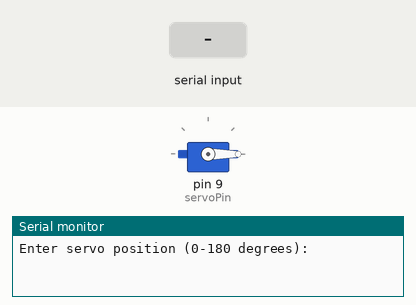
The sketch below on a simulated Arduino Uno, built with avr-gcc and run on an emulated ATmega328P. Parts: servo, the last lines printed to the serial monitor. The inputs (shaded band) are chosen by the test bench.

Above: at 2.2 s.
2.3 s: "90,45\n" received over Serial
At 3.5 s:
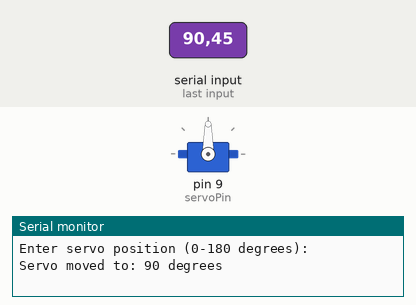
3.8 s: "30,150\n" received over Serial
At 4.8 s:
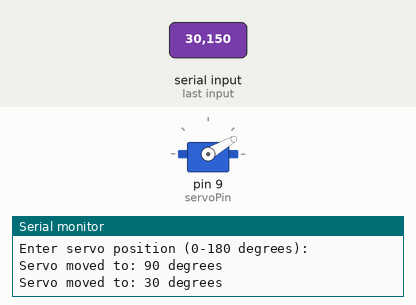
5.3 s: "90\n" received over Serial
At 5.8 s:
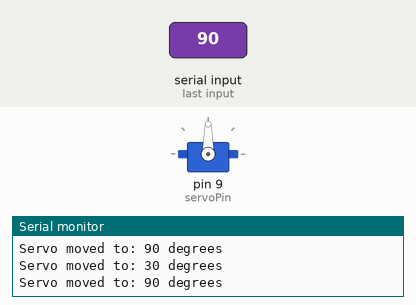
Timing chart, 0 to 8.3 s (numbered marks = the images above; inputs shaded):
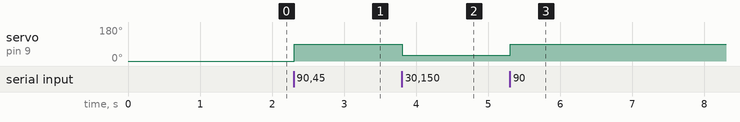

Measured:
- after the input at 2.3 s, servo on pin 9 (servoPin): 0° → 90° at once
- after the input at 3.8 s, servo on pin 9 (servoPin): 90° → 30° at once
- after the input at 5.3 s, servo on pin 9 (servoPin): 30° → 90° at once

The sketch:

degree_input.ino
```cpp
#include <Servo.h>

// Define the servo pin
const int servoPin = 9;

// Create a servo object
Servo myServo;

void setup() {
  // Start serial communication at 9600 baud rate
  Serial.begin(9600);

  // Attach the servo to its pin
  myServo.attach(servoPin);

  // Move the servo to the home position (0 degrees)
  myServo.write(0);

  // Wait for the servo to reach the home position
  delay(1000);

  // Inform the user about the input format
  Serial.println("Enter servo position (0-180 degrees):");
}

void loop() {
  // Check if data is available to read
  if (Serial.available() > 0) {
    // Read the incoming data as a string
    String input = Serial.readStringUntil('\n');

    // Convert the string to an integer
    int angle = input.toInt();

    // Ensure the angle is within the valid range
    if (angle >= 0 && angle <= 180) {
      // Move the servo to the desired position
      myServo.write(angle);

      // Inform the user about the servo's position
      Serial.print("Servo moved to: ");
      Serial.print(angle);
      Serial.println(" degrees");
    } else {
      // Inform the user about the invalid input
      Serial.println("Invalid input! Please enter a value between 0 and 180.");
    }
  }
}
```
